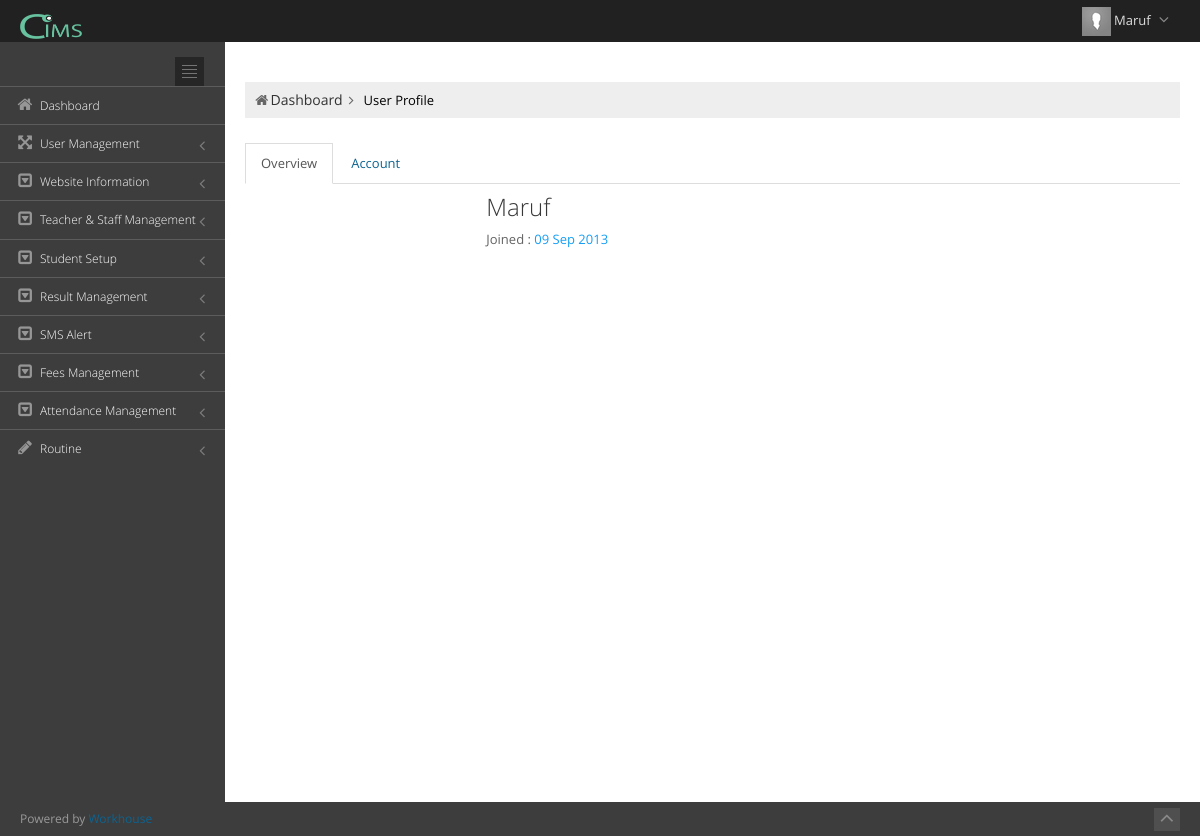
The page /index.php?view=profile (signed in) on the database its author committed.
### tables this page shows
CREATE TABLE `user_admin` (
  `userid` int(11) NOT NULL,
  `username` text NOT NULL,
  `usr_code` varchar(500) NOT NULL,
  `role` varchar(100) NOT NULL,
  `password` varchar(500) NOT NULL,
  `image` varchar(300) NOT NULL,
  `userdate` date NOT NULL,
  `uniqueToken` varchar(40) NOT NULL
);

CREATE TABLE `t_modules` (
  `moduleid` int(11) NOT NULL COMMENT 'module id',
  `name` text NOT NULL,
  `page_caption` text NOT NULL,
  `page_link` text NOT NULL,
  `is_report` int(2) NOT NULL COMMENT '1=report,0=form',
  `is_main` int(2) NOT NULL COMMENT '1=main,0=sub',
  `icon` varchar(300) NOT NULL,
  `show` int(2) NOT NULL COMMENT '1=show,0=hide'
);

### include/view.php (called while the page is built, shortened)
<?php
	require('functions.php');
	$htaccess = isset($_SERVER['HTACCESS']);
	if(isset($_GET['view'])){
	 	@$view = $_GET['view'];
	}
	else {
	 	$view = 'login';
	}
	$page = $view.'_asoft.php';
	include($page);
?>

### include/functions.php (called while the page is built, shortened)
<?php
function urlroute($url){
	global $htaccess;
	if(!$htaccess){
		$url = 'index.php?view='.$url;
	}
	return $url;
}
function escape($input){
	return mysql_real_escape_string($input);
}
function name($email){
	$sql = "SELECT username FROM user_admin WHERE usr_code = '$email'";
	$qry = mysql_query($sql) or die ("Error in name selection at header".mysql_error());
	$rs = mysql_fetch_array($qry);
	return $rs['username'];
}
?>

### profile_asoft.php (the view, shortened to what this page needs)
<?php
$page_title = 'User Profile';
if(isset($_SESSION['com_cbs_aaiam_school_maruf_user_email']) == true){
?>
<div class="page-content">
			 <div class="row">
        <div class="col-md-12">
            <ul class="page-breadcrumb breadcrumb">
                <li><i class="icon-home"></i><a href="<?php echo urlroute('home'); ?>">Dashboard</a><i class="icon-angle-right"></i></li>
                <li><?php echo $page_title;?></li>
            </ul>
        </div>
    </div>
			<div class="row profile">
				<div class="col-md-12">
					<div class="tabbable-line tabbable-full-width">
						<ul class="nav nav-tabs">
							<li class="active">
								<a href="#tab_1_1" data-toggle="tab">
								Overview </a>
							</li>
							<li>
								<a href="#tab_1_3" data-toggle="tab">
								Account </a>
							</li>
						</ul>
						<div class="tab-content">
							<div class="tab-pane active" id="tab_1_1">
                                 <?php
                                                $userid = $_SESSION['com_cbs_aaiam_lschool_maruf_loggedin_user_id'] ;
												$sql_profile = "SELECT * FROM user_admin WHERE userid='".$userid."'";
												$qry_profile = mysql_query($sql_profile);
                                				while($row_profile= mysql_fetch_array($qry_profile)){
													$fullname = $row_profile['username'] ;
													$userdate = $row_profile['userdate'] ;
                                			?>
								<div class="row">
									<div class="col-md-3">
										<ul class="list-unstyled profile-nav">
										</ul>
									</div>
									<div class="col-md-9">
										<div class="row">
											<div class="col-md-8 profile-info">
												<h1><?php echo $fullname; ?></h1>
												<p>Joined :
													<a>
													<?php echo date('d M Y',strtotime($userdate));  ?> </a>
												</p>
											</div>
										</div>
									</div>
								</div>
                                <?php } ?>
							</div>
						</div>
					</div>
				</div>
			</div>
		</div>
<link href="assets/pages/css/profile-old.css" rel="stylesheet" type="text/css"/>
<link href="assets/plugins/bootstrap-fileinput/bootstrap-fileinput.css" rel="stylesheet" type="text/css"/>
<?php
}else{
?>
<script type="text/javascript">
location.replace('index.php');
</script>
<?php
}
?>

### include/nav_header.php (shortened to what this page needs)
<div class="header navbar navbar-inverse navbar-fixed-top">
        <div class="header-inner">
           <a class="navbar-brand" href="#" target="_blank">
            <img src="img/login-logo.png" alt="logo" class="img-responsive" style="height:25px"/>
            </a>
            <ul class="nav navbar-nav pull-right">
                <li class="dropdown user">
                	<a href="#" class="dropdown-toggle" data-toggle="dropdown" data-hover="dropdown" data-close-others="true">
                        <?php
						$sql_view = "SELECT * FROM user_admin WHERE usr_code='".@$_SESSION['com_cbs_aaiam_school_maruf_user_email']."'";
						$qry_view = mysql_query($sql_view) or die("Error in view ->".mysql_error());
						$rs_view = mysql_fetch_array($qry_view);
						@$path = 'img/user/'.@$rs_view["image"];
						if(@$rs_view["image"] != "" && file_exists($path)==true){
							$thumbs  = 'img/user/thumbs/small'.@$rs_view["image"];
						}else{
							$thumbs  = 'assets/img/avatar.png';
						}
						?>
                        <img alt="" src="<?php echo $thumbs;?>" height="29"/>
               	 		<span class="username"><?php echo name($_SESSION['com_cbs_aaiam_school_maruf_user_email']);?></span>
                		<i class="icon-angle-down"></i>
                	</a>
                </li>
            </ul>
        </div>
</div>

### include/nav_sidebar.php (shortened to what this page needs)
<div class="page-sidebar navbar-collapse collapse">
         <ul class="page-sidebar-menu">
            <li>
               <div class="sidebar-toggler hidden-phone"></div>
            </li>
            <?php
$Select = mysql_query("SELECT * FROM `hierarchy`");
while($Row = mysql_fetch_assoc($Select)){
	if($Row['category'] == 'm'){
		$Arr[$Row['hierarchy_id']] = $Row['sub_category'];
	}else{
		$Childs[$Row['category']][$Row['hierarchy_id']] = $Row['sub_category'];
	}
}
function gettree($Array,$view,$macs){
		foreach($Array as $key => $value){
			if(array_key_exists($value,@$macs)){
				$sql_category_name = "SELECT * FROM t_modules WHERE moduleid = '".escape($value)."'";
				$qry_category_name = mysql_query($sql_category_name);
				while($rs_category_name = mysql_fetch_array($qry_category_name))
				{
					$name = $rs_category_name['name'];
					$page_link = $rs_category_name['page_link'];
					$icon = $rs_category_name['icon'];
				}
				$qry_is_main_cat = mysql_query("SELECT category FROM `hierarchy` WHERE hierarchy_id=$key");
				$is_main_cat = mysql_result($qry_is_main_cat, 0, "category");
				echo '<li id="module_'.$value.'" ';
					if($page_link == $view) echo 'class="active "';
				echo '>';
					echo '<a   href="'.urlroute($page_link).'"';
					echo '>';
						echo '<i class="'.$icon.'"></i>';
						echo '<span class="title">';
						echo $name;
						echo '</span>';
					echo '</a> ';
				if($is_main_cat != 'm'){
					echo '</li>';
				}
			}
		}
}
gettree($Arr,$view,$macs);
?>
         </ul>
      </div>

### assets/css/style-metronic.css (style rules this page uses)
div, input, select, textarea, span, img, table, td, th, p, a, button, ul, code, pre, li { -webkit-border-radius: 0 !important; -moz-border-radius: 0 !important; border-radius: 0 !important; }
.nav-tabs, .nav-pills { margin-bottom: 10px; }

### assets/css/style.css (style rules this page uses)
body { color: #000; font-family: 'Open Sans', sans-serif; padding: 0px !important; margin: 0px !important; font-size:13px; direction: ltr; }
img { max-width1: none; }
h1, h2, h3, h4, h5, h6 { font-family: 'Open Sans', sans-serif; font-weight: 300 !important; }
a { text-shadow: none !important; color: #0d638f; }
a,a:focus, a:hover, a:active { outline: 0; }
[class^="icon-"], [class*=" icon-"] { display: inline-block; margin-top: 1px; font-size: 14px; *margin-right: .3em; line-height: 14px; }
li [class^="icon-"], li [class*=" icon-"] { display: inline-block; width: 1.25em; text-align: center; }
.header { width: 100%; padding: 0 20px 0 20px; margin: 0; border: 0px; padding: 0px; box-shadow: none; height: 42px; min-height: 42px; }
.header.navbar-fixed-top { z-index: 9995 !important; }
.header .navbar-brand { display: inline-block; margin-top: -1px; margin-right: 0; padding-left: 0; padding-right: 0; width: 225px; }
.header .navbar-brand img { margin-left: 20px; }
.header .navbar-nav { margin-right: 20px; display: block; }
.header .navbar-nav > li { margin: 0px; padding: 0px; }
.header .navbar-nav > li.dropdown, .header .navbar-nav > li.dropdown > a { padding-left: 4px; padding-right: 4px; }
.header .navbar-nav > li.dropdown:last-child { padding-right: 2px; }
.header .navbar-nav > li.dropdown .dropdown-toggle { margin: 0px; padding: 15px 10px 7px 10px; }
.header .navbar-nav > li.dropdown .dropdown-toggle > i { font-size: 18px; }
.header .navbar-nav > li.dropdown.user .dropdown-toggle { padding: 7px 4px 6px 9px; }
.header .navbar-nav > li.dropdown.user .dropdown-toggle .username { color: #ddd; }
.header .navbar-nav li.dropdown.user .dropdown-toggle i { display: inline-block; margin-top: 5px; margin: 0; font-size: 16px; }
.page-sidebar.navbar-collapse { padding: 0; }
.page-sidebar-menu { list-style: none; margin: 0; padding: 0; margin: 0; padding: 0; }
.page-sidebar-menu > li { display: block; margin: 0; padding: 0; border: 0px; }
.page-sidebar-menu > li:last-child > a, .page-sidebar-menu > li.last > a { border-bottom-color: transparent !important; }
.page-sidebar-menu > li > a { display: block; position: relative; margin: 0; border: 0px; padding: 10px 15px; text-decoration: none; font-size: 12px; font-weight: 300; }
.page-sidebar-menu > li > a i { font-size: 16px; margin-right: 5px; text-shadow:none; }
.page-sidebar .sidebar-toggler { cursor: pointer; opacity: 0.5; filter: alpha(opacity=50); margin-top: 15px; margin-left: 175px; width: 29px; height: 29px; background-repeat: no-repeat; }
.page-content { margin-top: 0px; padding: 0px; background-color: #fff; }
.page-content .page-breadcrumb.breadcrumb { -webkit-border-radius: 0px; -moz-border-radius: 0px; border-radius: 0px; box-shadow: none; padding-right: 30px; padding-left: 8px; margin-top: 15px; margin-bottom: 25px; border:0px !important; background-color: #eee; }
.page-content .page-breadcrumb.breadcrumb > li > a, .page-content .page-breadcrumb.breadcrumb > li > i, .page-content .page-breadcrumb.breadcrumb > li > span { color: #333; font-size: 14px; text-shadow:none; }
.page-content .page-breadcrumb.breadcrumb > li > i { color: #666; }
.page-content .page-breadcrumb.breadcrumb > li+li:before { display: none; }
.portlet.blue > .portlet-title > .caption, .portlet-title.blue > .caption, .portlet.green > .portlet-title > .caption, .portlet-title.green > .caption, .portlet.yellow > .portlet-title > .caption, .portlet-title.yellow > .caption, .portlet.red > .portlet-title > .caption, .portlet-title.red > .caption, .portlet.purple > .portlet-title > .caption, .portlet-title.purple > .caption, .portlet.grey > .portlet-title > .caption, .portlet-title.dark-grey > .caption, { color: #fff; }

### assets/css/style-responsive.css (style rules this page uses)
@media (min-width: 992px) { .page-sidebar { position: absolute; width: 225px; } }
@media (min-width: 992px) { .page-sidebar.navbar-collapse { max-height: none !important; } }
@media (min-width: 992px) { .page-content { margin-left: 225px; margin-top: 0px; min-height: 760px; padding: 25px 20px 20px 20px; } }

### assets/pages/css/profile-old.css (style rules this page uses)
.profile { position: relative; }
.profile p { color: #636363; font-size: 13px; }
.profile p a { color: #169ef4; }
.profile ul.profile-nav { margin-bottom: 30px; }
.profile-info h1 { color: #383839; font-size: 24px; font-weight: 400; margin: 0 0 10px 0; }

### rows shown on the page
user_admin: username "Maruf", userdate "09 Sep 2013"
t_modules: name "Dashboard"
t_modules: name "User Management"
t_modules: name "Website Information"
t_modules: name "Teacher & Staff Management"
t_modules: name "Student Setup"
t_modules: name "Result Management"
t_modules: name "SMS Alert"
t_modules: name "Fees Management"
t_modules: name "Attendance Management"
t_modules: name "Routine"

### other values the page prints
$page_title "User Profile"
